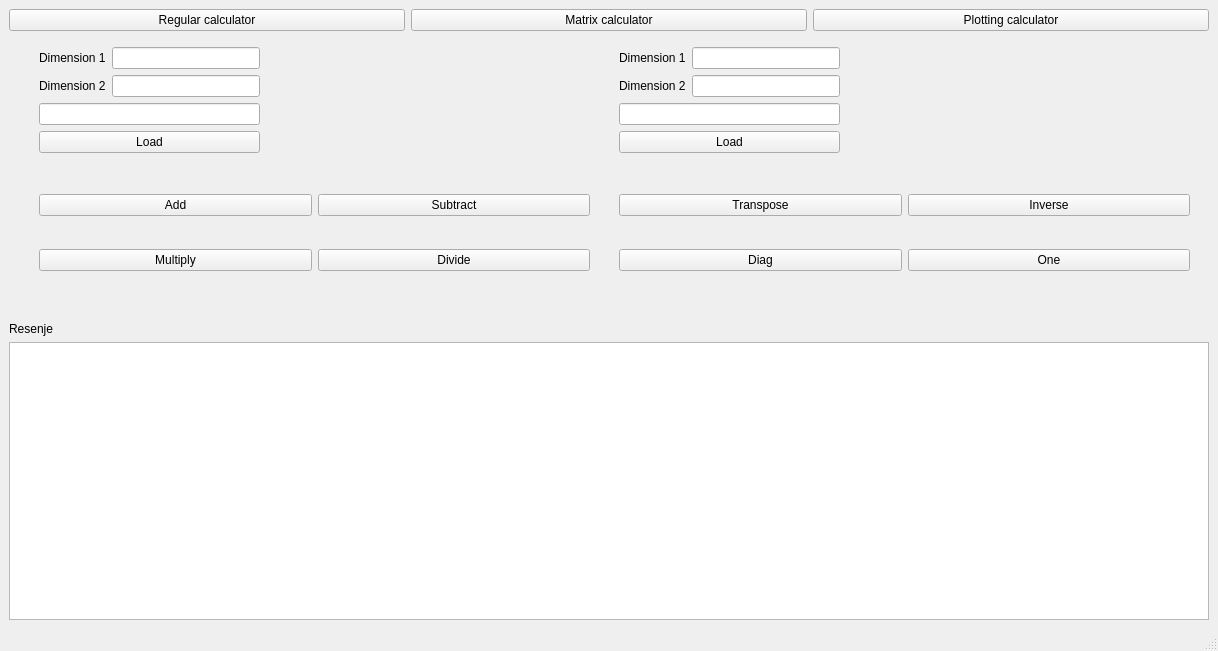
<?xml version="1.0" encoding="UTF-8"?>
<ui version="4.0">
 <class>MainWindow</class>
 <widget class="QMainWindow" name="MainWindow">
  <property name="geometry">
   <rect>
    <x>0</x>
    <y>0</y>
    <width>1218</width>
    <height>651</height>
   </rect>
  </property>
  <property name="windowTitle">
   <string>MainWindow</string>
  </property>
  <widget class="QWidget" name="centralwidget">
   <layout class="QVBoxLayout" name="verticalLayout_2">
    <item>
     <layout class="QHBoxLayout" name="horizontalLayout">
      <item>
       <widget class="QPushButton" name="pbChangeRegular">
        <property name="text">
         <string>Regular calculator</string>
        </property>
       </widget>
      </item>
      <item>
       <widget class="QPushButton" name="pbChangeMatrix">
        <property name="text">
         <string>Matrix calculator</string>
        </property>
       </widget>
      </item>
      <item>
       <widget class="QPushButton" name="pbChangePlotting">
        <property name="text">
         <string>Plotting calculator</string>
        </property>
       </widget>
      </item>
     </layout>
    </item>
    <item>
     <layout class="QVBoxLayout" name="verticalLayout">
      <item>
       <widget class="QStackedWidget" name="stackedWidget">
        <property name="currentIndex">
         <number>1</number>
        </property>
        <widget class="QWidget" name="p0Regular">
         <widget class="QLineEdit" name="lineEdit">
          <property name="geometry">
           <rect>
            <x>0</x>
            <y>0</y>
            <width>113</width>
            <height>22</height>
           </rect>
          </property>
          <property name="text">
           <string>Regular</string>
          </property>
         </widget>
         <widget class="QLineEdit" name="leParser">
          <property name="geometry">
           <rect>
            <x>0</x>
            <y>30</y>
            <width>1198</width>
            <height>22</height>
           </rect>
          </property>
         </widget>
         <widget class="QPushButton" name="pbParser">
          <property name="geometry">
           <rect>
            <x>0</x>
            <y>110</y>
            <width>1198</width>
            <height>22</height>
           </rect>
          </property>
          <property name="text">
           <string>Izracunaj</string>
          </property>
         </widget>
        </widget>
        <widget class="QWidget" name="p1Matrix">
         <widget class="QWidget" name="gridLayoutWidget">
          <property name="geometry">
           <rect>
            <x>610</x>
            <y>130</y>
            <width>571</width>
            <height>131</height>
           </rect>
          </property>
          <layout class="QGridLayout" name="gridLayout">
           <item row="1" column="1">
            <widget class="QPushButton" name="pbMatrixOne">
             <property name="text">
              <string>One</string>
             </property>
            </widget>
           </item>
           <item row="0" column="1">
            <widget class="QPushButton" name="pbMatrixInverse">
             <property name="text">
              <string>Inverse</string>
             </property>
            </widget>
           </item>
           <item row="0" column="0">
            <widget class="QPushButton" name="pbMatrixTranspose">
             <property name="text">
              <string>Transpose</string>
             </property>
            </widget>
           </item>
           <item row="1" column="0">
            <widget class="QPushButton" name="pbMatrixDiag">
             <property name="text">
              <string>Diag</string>
             </property>
            </widget>
           </item>
          </layout>
         </widget>
         <widget class="QWidget" name="gridLayoutWidget_2">
          <property name="geometry">
           <rect>
            <x>30</x>
            <y>130</y>
            <width>551</width>
            <height>131</height>
           </rect>
          </property>
          <layout class="QGridLayout" name="gridLayout_2">
           <item row="0" column="1">
            <widget class="QPushButton" name="pbMatrixSubtract">
             <property name="text">
              <string>Subtract</string>
             </property>
            </widget>
           </item>
           <item row="0" column="0">
            <widget class="QPushButton" name="pbMatrixAdd">
             <property name="text">
              <string>Add</string>
             </property>
            </widget>
           </item>
           <item row="1" column="0">
            <widget class="QPushButton" name="pbMatrixMultiply">
             <property name="text">
              <string>Multiply</string>
             </property>
            </widget>
           </item>
           <item row="1" column="1">
            <widget class="QPushButton" name="pbMatrixDivide">
             <property name="text">
              <string>Divide</string>
             </property>
            </widget>
           </item>
          </layout>
         </widget>
         <widget class="QWidget" name="formLayoutWidget">
          <property name="geometry">
           <rect>
            <x>30</x>
            <y>10</y>
            <width>221</width>
            <height>108</height>
           </rect>
          </property>
          <layout class="QFormLayout" name="formLayout">
           <item row="0" column="0">
            <widget class="QLabel" name="label_2">
             <property name="text">
              <string>Dimension 1</string>
             </property>
            </widget>
           </item>
           <item row="0" column="1">
            <widget class="QLineEdit" name="leMatrixDim11"/>
           </item>
           <item row="1" column="1">
            <widget class="QLineEdit" name="leMatrixDim12"/>
           </item>
           <item row="2" column="0" colspan="2">
            <widget class="QLineEdit" name="leMatrixData1"/>
           </item>
           <item row="1" column="0">
            <widget class="QLabel" name="label_3">
             <property name="text">
              <string>Dimension 2</string>
             </property>
            </widget>
           </item>
           <item row="3" column="0" colspan="2">
            <widget class="QPushButton" name="pbMatrixLoad1">
             <property name="text">
              <string>Load</string>
             </property>
            </widget>
           </item>
          </layout>
         </widget>
         <widget class="QWidget" name="formLayoutWidget_2">
          <property name="geometry">
           <rect>
            <x>610</x>
            <y>10</y>
            <width>221</width>
            <height>108</height>
           </rect>
          </property>
          <layout class="QFormLayout" name="formLayout_2">
           <item row="0" column="0">
            <widget class="QLabel" name="label_4">
             <property name="text">
              <string>Dimension 1</string>
             </property>
            </widget>
           </item>
           <item row="0" column="1">
            <widget class="QLineEdit" name="leMatrixDim21"/>
           </item>
           <item row="1" column="1">
            <widget class="QLineEdit" name="leMatrixDim22"/>
           </item>
           <item row="2" column="0" colspan="2">
            <widget class="QLineEdit" name="leMatrixData2"/>
           </item>
           <item row="1" column="0">
            <widget class="QLabel" name="label_5">
             <property name="text">
              <string>Dimension 2</string>
             </property>
            </widget>
           </item>
           <item row="3" column="0" colspan="2">
            <widget class="QPushButton" name="pbMatrixLoad2">
             <property name="text">
              <string>Load</string>
             </property>
            </widget>
           </item>
          </layout>
         </widget>
        </widget>
        <widget class="QWidget" name="p2Plotting">
         <widget class="QLineEdit" name="lineEdit_3">
          <property name="geometry">
           <rect>
            <x>0</x>
            <y>0</y>
            <width>113</width>
            <height>22</height>
           </rect>
          </property>
          <property name="text">
           <string>Plotting</string>
          </property>
         </widget>
        </widget>
       </widget>
      </item>
      <item>
       <widget class="QLabel" name="label">
        <property name="text">
         <string>Resenje</string>
        </property>
       </widget>
      </item>
      <item>
       <widget class="QTextBrowser" name="tbParser"/>
      </item>
     </layout>
    </item>
   </layout>
  </widget>
  <widget class="QMenuBar" name="menubar">
   <property name="geometry">
    <rect>
     <x>0</x>
     <y>0</y>
     <width>1218</width>
     <height>19</height>
    </rect>
   </property>
  </widget>
  <widget class="QStatusBar" name="statusbar"/>
 </widget>
 <resources/>
 <connections/>
</ui>
